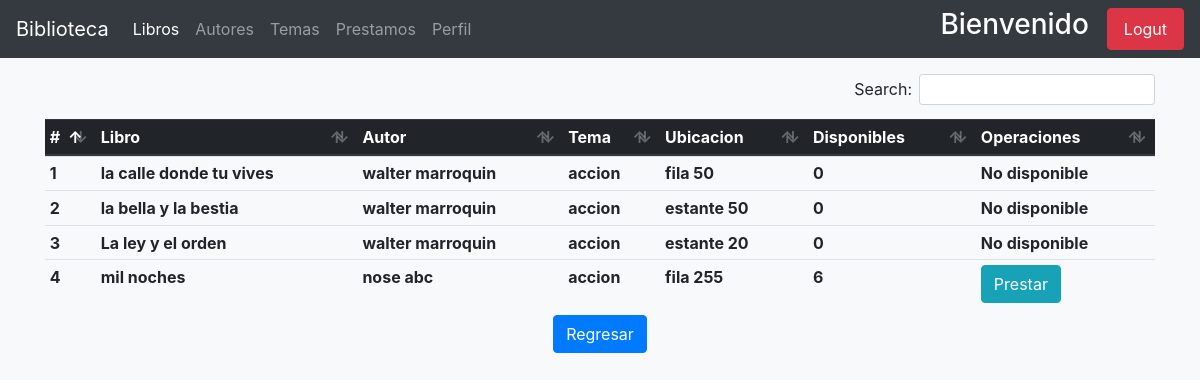
/temas/libros-temas1/, run on an earlier commit of the app's database.
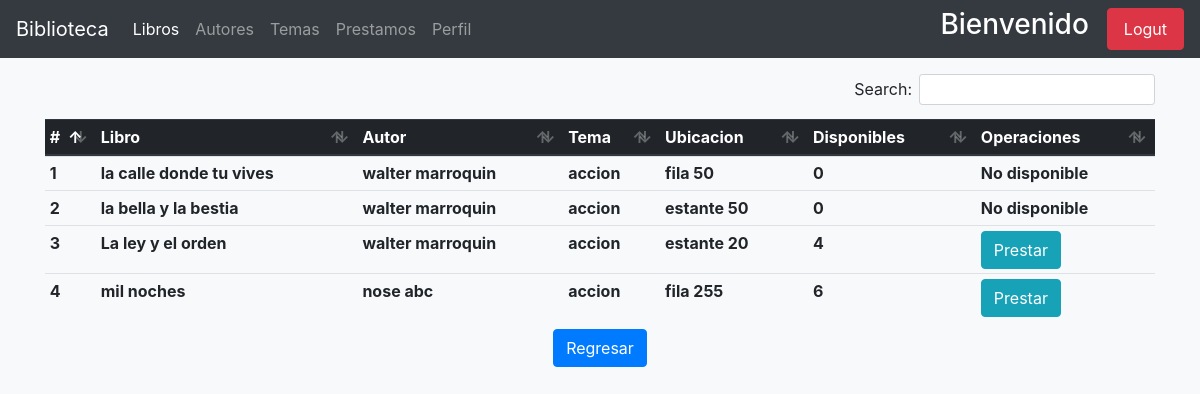
And on a later commit of the database.
### apps/libros/models.py (models this page shows, shortened)
class Libros(models.Model):
    titulo = models.CharField(_('titulo'), max_length=150)
    biblioteca = models.ForeignKey(Biblioteca, on_delete=models.PROTECT, null=True)
    autor = models.ForeignKey(Author, on_delete=models.PROTECT)
    tema = models.ForeignKey(Temas, on_delete=models.PROTECT)
    ubicacion = models.CharField(_('ubicacion'), max_length=200)
    disponibles = models.PositiveIntegerField(_('libros disponibles'), validators=[limit], default=1, )
    fecha_registro = models.DateField(_('Fecha de ingreso'), default=datetime.now())
    class Meta:
        ordering = ['id']
        verbose_name_plural = 'Libros'

### apps/autores/models.py (models this page shows, shortened)
class Author(models.Model):
    nombre = models.CharField(_('nombre'), max_length=150)
    apellido = models.CharField(_('apellido'), max_length=150)
    nacionalidad = models.ForeignKey(Pais, on_delete=models.CASCADE)
    genero = models.BooleanField(_('genero'), default=True, choices=[
        (True, 'masculino'),
        (False, 'femenino')
    ])
    nacimiento = models.DateField(_('fecha de nacimiento'))
    fallecimiento = models.DateField(_('fecha de fallecimiento'),null=True, blank=True)
    fecha_registro = models.DateField(_('fecha de registro'), default=datetime.now())
    def __str__(self):
        return f'{self.nombre} {self.apellido}'

### apps/temas/models.py (models this page shows)
class Temas(models.Model):
    tema = models.CharField(_('tema'), max_length=200)
    fecha_ingreso = models.DateField(_('fecha_ingreso'), default=now())
    class Meta:
        verbose_name_plural = 'Temas'
    def __str__(self):
        return self.tema

### apps/temas/views.py (the view)
# urls.py: path('libros-temas<int:pk>/', views.libro_tema, name='libro-tema')
def libro_tema(request, pk):
    books = Libros.objects.filter(tema__id=pk)
    context = {'Libros': books}
    return render(request, 'temas/libros_de_temas.html', context)

### apps/temas/templates/temas/libros_de_temas.html (shortened to what this page needs)
{% extends 'base.html' %}
{% block navbar_items %}
    <li class="nav-item active">
        <a class="nav-link" href="{% url 'book:user_index' %}">Libros <span class="sr-only">(current)</span></a>
    </li>
    <li class="nav-item ">
        <a class="nav-link" href="{% url 'autor:autores-user' %}">Autores </a>
    </li>
    <li class="nav-item ">
        <a class="nav-link" href="{% url 'temas:temas-user' %}">Temas </a>
    </li>
    <li class="nav-item">
        <a class="nav-link" href="{% url 'prestamos:prestamos-list' %}">Prestamos</a>
    </li>
    <li class="nav-item ">
        <a class="nav-link" href="{% url 'usuarios:user-edit' request.user.id %}">Perfil </a>
    </li>
{% endblock %}
{% block content %}
    <div class="container mt-3">
        <div class="table-responsive">
        <table class="table table-hover table-sm" id="table-controller">
            <thead class="thead-dark">
                <tr>
                    <th scope="col" > #  </th>
                    <th scope="col" > Libro </th>
                    <th scope="col" > Autor </th>
                    <th scope="col" > Tema </th>
                    <th scope="col" > Ubicacion </th>
                    <th scope="col" > Disponibles </th>
                    <th scope="col" > Operaciones </th>
                </tr>
            </thead>
            <tbody>
                {% for book in Libros %}
                    <tr>
                        <th scope="col"> {{ forloop.counter }} </th>
                        <th> {{ book.titulo }} </th>
                        <th> {{ book.autor }} </th>
                        <th> {{ book.tema }} </th>
                        <th> {{ book.ubicacion }} </th>
                        <th> {{ book.disponibles }} </th>
                        {% if book.disponibles > 0 %}
                        <th> <a href="{% url 'prestamos:pre-prestamo' book.id %}" class="btn btn-info"> Prestar </a> </th>
                        </tr>
                        {% else %}
                        <th> No disponible </th>
                        </tr>
                        {% endif %}
                {% endfor %}
            </tbody>
        </table>
    </div>
    <center>
        <a href="{% url 'temas:temas-user' %}" class="btn btn-primary"> Regresar </a>
    </center>
    </div>
{% endblock %}

What changed in the data, as far as the page shows it:
changed Libros "La ley y el orden": disponibles "0" → "4"; disponibles "No disponible" → "Prestar"
